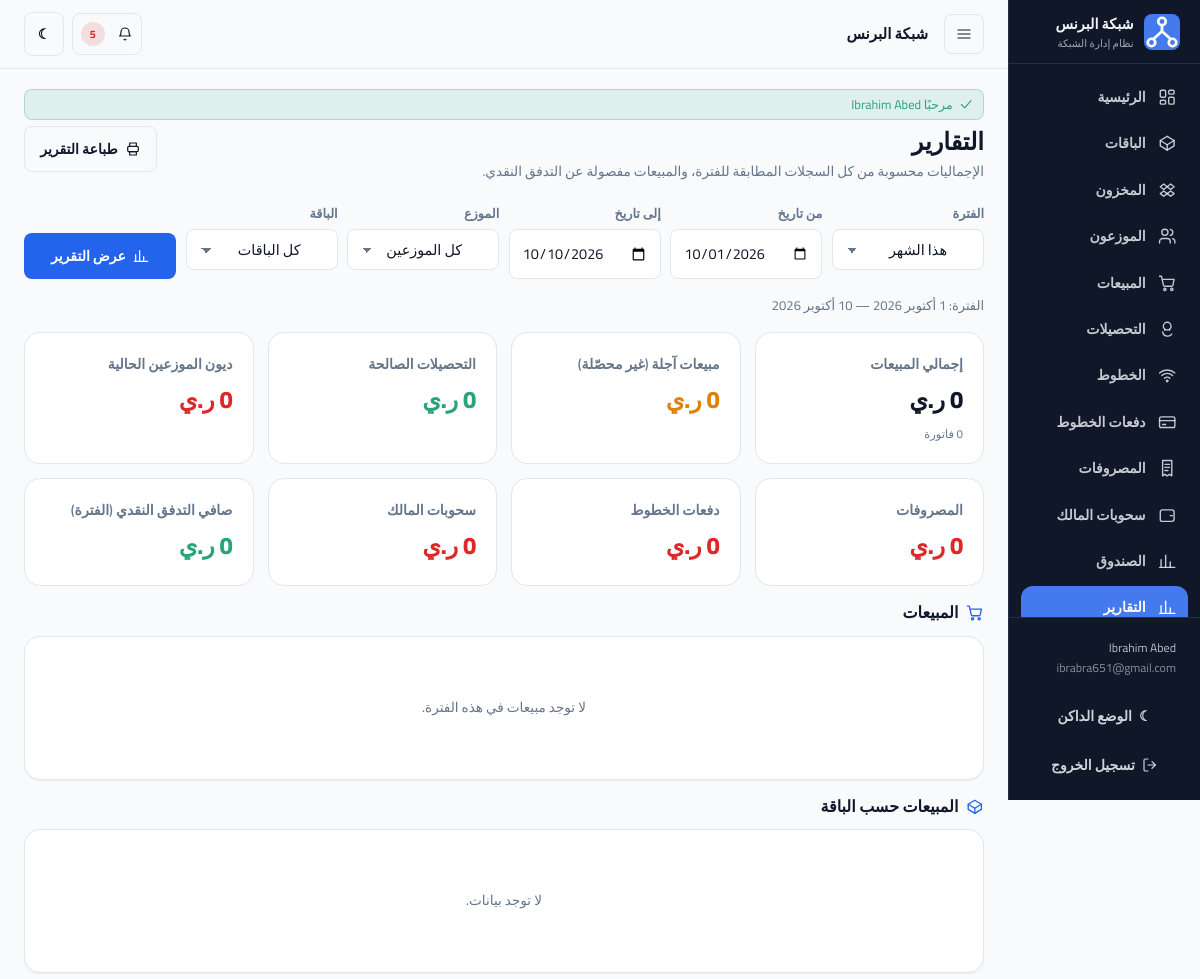
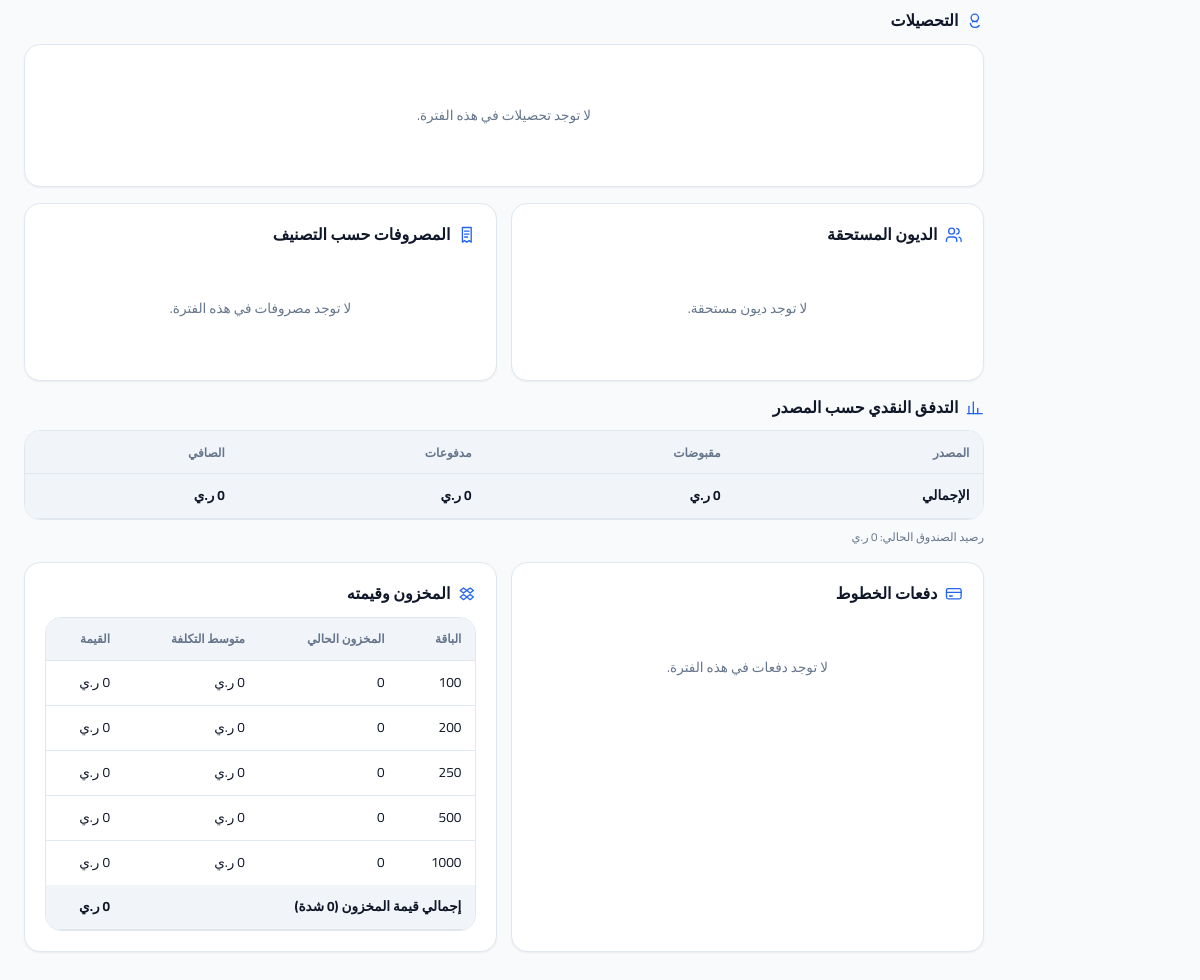
The app's page /reports (signed in) with its own data (2 pictures, top to bottom).
### tables this page shows
CREATE TABLE `settings` (
  `id` int unsigned NOT NULL AUTO_INCREMENT,
  `network_name` varchar(150) NOT NULL DEFAULT 'شبكة البرنس',
  `currency` varchar(10) NOT NULL DEFAULT 'YER',
  `currency_symbol` varchar(10) NOT NULL DEFAULT 'ر.ي',
  `admin_email` varchar(190) DEFAULT NULL,
  `opening_balance` decimal(14,2) NOT NULL DEFAULT '0.00',
  `low_stock_threshold` int unsigned NOT NULL DEFAULT '10',
  `updated_at` datetime NOT NULL,
  PRIMARY KEY (`id`)
);

CREATE TABLE `users` (
  `id` int unsigned NOT NULL AUTO_INCREMENT,
  `name` varchar(120) NOT NULL,
  `email` varchar(190) NOT NULL,
  `username` varchar(60) DEFAULT NULL,
  `password_hash` varchar(255) NOT NULL,
  `role` enum('admin','user') NOT NULL DEFAULT 'admin',
  `status` enum('active','disabled') NOT NULL DEFAULT 'active',
  `last_login_at` datetime DEFAULT NULL,
  `created_at` datetime NOT NULL,
  `updated_at` datetime NOT NULL,
  PRIMARY KEY (`id`),
  UNIQUE KEY `uq_users_email` (`email`),
  UNIQUE KEY `uq_users_username` (`username`)
);

CREATE TABLE `packages` (
  `id` int unsigned NOT NULL AUTO_INCREMENT,
  `name` varchar(120) NOT NULL,
  `price` decimal(14,2) NOT NULL DEFAULT '0.00',
  `data_mb` int unsigned NOT NULL DEFAULT '0',
  `hours` int unsigned NOT NULL DEFAULT '0',
  `color` varchar(20) NOT NULL DEFAULT '#2563eb',
  `status` enum('active','inactive') NOT NULL DEFAULT 'active',
  `description` varchar(255) DEFAULT NULL,
  `created_at` datetime NOT NULL,
  `updated_at` datetime NOT NULL,
  PRIMARY KEY (`id`),
  UNIQUE KEY `uq_packages_name` (`name`),
  KEY `idx_packages_status` (`status`)
);

### app/Views/reports/index.php (the view, shortened to what the rows shown need)
<?php
$periods = [
    'today' => 'اليوم',
    'week' => 'آخر 7 أيام',
    'month' => 'هذا الشهر',
    'year' => 'هذه السنة',
    'custom' => 'فترة مخصصة',
];
$sales = $report['sales'];
$cash = $report['cash'];
?>
<div class="page-header">
    <div>
        <h1>التقارير</h1>
        <p>الإجماليات محسوبة من كل السجلات المطابقة للفترة، والمبيعات مفصولة عن التدفق النقدي.</p>
    </div>
    <button type="button" class="btn btn--outline no-print" data-print><?= icon('printer') ?> طباعة التقرير</button>
</div>
<form method="get" action="<?= e(url('/reports')) ?>" class="filters no-print">
    <div class="field">
        <label for="r-period">الفترة</label>
        <select class="select" id="r-period" name="period">
            <?php foreach ($periods as $key => $label): ?>
                <option value="<?= e($key) ?>" <?= $period === $key ? 'selected' : '' ?>><?= e($label) ?></option>
            <?php endforeach; ?>
        </select>
    </div>
    <div class="field">
        <label for="r-from">من تاريخ</label>
        <input class="input" id="r-from" name="from" type="date" value="<?= e($filters['from']) ?>">
    </div>
    <div class="field">
        <label for="r-to">إلى تاريخ</label>
        <input class="input" id="r-to" name="to" type="date" value="<?= e($filters['to']) ?>">
    </div>
    <div class="field">
        <label for="r-dist">الموزع</label>
        <select class="select" id="r-dist" name="distributor_id">
            <option value="">كل الموزعين</option>
        </select>
    </div>
    <div class="field">
        <label for="r-package">الباقة</label>
        <select class="select" id="r-package" name="package_id">
            <option value="">كل الباقات</option>
        </select>
    </div>
    <div class="field self-end">
        <button type="submit" class="btn btn--primary"><?= icon('chart') ?> عرض التقرير</button>
    </div>
</form>
<p class="text-sm text-muted mb-4">
    الفترة: <?= $filters['from'] !== '' ? e(fdate($filters['from'])) : 'من البداية' ?>
    — <?= $filters['to'] !== '' ? e(fdate($filters['to'])) : 'حتى اليوم' ?>
</p>
<div class="grid grid--stats mb-4">
    <div class="stat">
        <span class="stat__title">إجمالي المبيعات</span>
        <span class="stat__value"><?= e(money($sales['totals']['total'])) ?></span>
        <span class="text-xs text-muted"><?= e((string) $sales['totals']['invoices']) ?> فاتورة</span>
    </div>
    <div class="stat">
        <span class="stat__title">مبيعات آجلة (غير محصّلة)</span>
        <span class="stat__value text-warning"><?= e(money($sales['totals']['credit'])) ?></span>
    </div>
    <div class="stat">
        <span class="stat__title">التحصيلات الصالحة</span>
        <span class="stat__value text-success"><?= e(money($report['collections']['total'])) ?></span>
    </div>
    <div class="stat">
        <span class="stat__title">ديون الموزعين الحالية</span>
        <span class="stat__value text-danger"><?= e(money($report['debts']['total'])) ?></span>
    </div>
    <div class="stat">
        <span class="stat__title">المصروفات</span>
        <span class="stat__value text-danger"><?= e(money($report['expenses']['total'])) ?></span>
    </div>
    <div class="stat">
        <span class="stat__title">دفعات الخطوط</span>
        <span class="stat__value text-danger"><?= e(money($report['linePayments']['total'])) ?></span>
    </div>
    <div class="stat">
        <span class="stat__title">سحوبات المالك</span>
        <span class="stat__value text-danger"><?= e(money($report['withdrawals']['total'])) ?></span>
    </div>
    <div class="stat">
        <span class="stat__title">صافي التدفق النقدي (الفترة)</span>
        <span class="stat__value <?= $cash['net'] >= 0 ? 'text-success' : 'text-danger' ?>"><?= e(money($cash['net'])) ?></span>
    </div>
</div>
<section class="mb-4">
    <h3 class="section-title"><?= icon('cart') ?> المبيعات</h3>
    <?php if ($sales['rows'] === []): ?>
        <div class="card card--pad"><div class="empty-state"><p>لا توجد مبيعات في هذه الفترة.</p></div></div>
    <?php endif; ?>
</section>
<section class="mb-4">
    <h3 class="section-title"><?= icon('package') ?> المبيعات حسب الباقة</h3>
    <?php if ($report['salesByPackage'] === []): ?>
        <div class="card card--pad"><div class="empty-state"><p>لا توجد بيانات.</p></div></div>
    <?php endif; ?>
</section>
<section class="mb-4">
    <h3 class="section-title"><?= icon('coins') ?> التحصيلات</h3>
    <?php if ($report['collections']['rows'] === []): ?>
        <div class="card card--pad"><div class="empty-state"><p>لا توجد تحصيلات في هذه الفترة.</p></div></div>
    <?php endif; ?>
</section>
<div class="grid grid--two mb-4">
    <section class="card card--pad">
        <h3 class="section-title"><?= icon('users') ?> الديون المستحقة</h3>
        <?php if ($report['debts']['rows'] === []): ?>
            <div class="empty-state"><p>لا توجد ديون مستحقة.</p></div>
        <?php endif; ?>
    </section>
    <section class="card card--pad">
        <h3 class="section-title"><?= icon('receipt') ?> المصروفات حسب التصنيف</h3>
        <?php if ($report['expenses']['byCategory'] === []): ?>
            <div class="empty-state"><p>لا توجد مصروفات في هذه الفترة.</p></div>
        <?php endif; ?>
    </section>
</div>
<section class="mb-4">
    <h3 class="section-title"><?= icon('chart') ?> التدفق النقدي حسب المصدر</h3>
    <div class="table-wrap">
        <table class="table">
            <thead><tr><th>المصدر</th><th>مقبوضات</th><th>مدفوعات</th><th>الصافي</th></tr></thead>
            <tfoot>
                <tr>
                    <td>الإجمالي</td>
                    <td><?= e(money($cash['in'])) ?></td>
                    <td><?= e(money($cash['out'])) ?></td>
                    <td><?= e(money($cash['net'])) ?></td>
                </tr>
            </tfoot>
        </table>
    </div>
    <p class="hint mt-2">رصيد الصندوق الحالي: <?= e(money($cash['balance'])) ?></p>
</section>
<div class="grid grid--two">
    <section class="card card--pad">
        <h3 class="section-title"><?= icon('credit-card') ?> دفعات الخطوط</h3>
        <?php if ($report['linePayments']['rows'] === []): ?>
            <div class="empty-state"><p>لا توجد دفعات في هذه الفترة.</p></div>
        <?php endif; ?>
    </section>
    <section class="card card--pad">
        <h3 class="section-title"><?= icon('boxes') ?> المخزون وقيمته</h3>
        <div class="table-wrap">
            <table class="table">
                <thead><tr><th>الباقة</th><th>المخزون الحالي</th><th>متوسط التكلفة</th><th>القيمة</th></tr></thead>
                <tbody>
                    <?php foreach ($report['inventory']['rows'] as $row): ?>
                        <tr>
                            <td><?= e($row['name']) ?></td>
                            <td><?= e((string) $row['current']) ?></td>
                            <td><?= e(money($row['average_cost'])) ?></td>
                            <td><?= e(money($row['value'])) ?></td>
                        </tr>
                    <?php endforeach; ?>
                </tbody>
                <tfoot>
                    <tr>
                        <td colspan="3">إجمالي قيمة المخزون (<?= e((string) $report['inventory']['total_units']) ?> شدة)</td>
                        <td><?= e(money($report['inventory']['total_value'])) ?></td>
                    </tr>
                </tfoot>
            </table>
        </div>
    </section>
</div>

### app/Services/Core/Router.php (shortened to what the rows shown need)
<?php
final class Router
{
    private array $routes = [];
    private function add(string $method, string $pattern, array $handler, array $middleware): void
    {
        $this->routes[] = [
            'method' => $method,
            'pattern' => $pattern,
            'regex' => $this->toRegex($pattern),
            'handler' => $handler,
            'middleware' => $middleware,
        ];
    }
    private function toRegex(string $pattern): string
    {
        $escaped = preg_replace('#\{([a-zA-Z_][a-zA-Z0-9_]*)\}#', '(?P<$1>[^/]+)', $pattern);
        return '#^' . $escaped . '$#';
    }
    public function dispatch(string $method, string $uri): void
    {
        $path = parse_url($uri, PHP_URL_PATH) ?: '/';
        $path = rawurldecode($path);
        $path = '/' . trim($path, '/');
        foreach ($this->routes as $route) {
            if (!preg_match($route['regex'], $path, $matches)) {
                continue;
            }
            $params = [];
            $this->run($route['handler'], $route['middleware'], $params);
            return;
        }
    }
    private function run(array $handler, array $middleware, array $params): void
    {
        foreach ($middleware as $name) {
            if ($name === 'auth') {
                Auth::requireLogin();
            }
        }
        [$class, $action] = $handler;
        $controller = new $class();
        $controller->{$action}($params);
    }
}

### app/Views/partials/sidebar.php (shortened to what the rows shown need)
<?php
$nav = [
    ['/', 'الرئيسية', 'dashboard'],
    ['/packages', 'الباقات', 'package'],
    ['/inventory', 'المخزون', 'boxes'],
    ['/distributors', 'الموزعون', 'users'],
    ['/sales', 'المبيعات', 'cart'],
    ['/collections', 'التحصيلات', 'coins'],
    ['/lines', 'الخطوط', 'wifi'],
    ['/line-payments', 'دفعات الخطوط', 'credit-card'],
    ['/expenses', 'المصروفات', 'receipt'],
    ['/owner-withdrawals', 'سحوبات المالك', 'wallet'],
    ['/cash', 'الصندوق', 'chart'],
    ['/reports', 'التقارير', 'chart'],
    ['/search', 'البحث', 'search'],
    ['/audit', 'سجل التدقيق', 'history'],
    ['/settings', 'الإعدادات', 'settings'],
    ['/backup', 'النسخ الاحتياطي', 'database'],
];
?>
<aside class="sidebar" data-sidebar>
    <div class="sidebar__brand">
        <div class="sidebar__logo"><?= icon('network') ?></div>
        <div>
            <div class="sidebar__title"><?= e($settings['network_name'] ?? 'شبكة البرنس') ?></div>
            <div class="sidebar__subtitle">نظام إدارة الشبكة</div>
        </div>
    </div>
    <nav class="sidebar__nav">
        <?php foreach ($nav as [$path, $label, $iconName]): ?>
            <a class="nav-item<?= is_active_path($path) ? ' is-active' : '' ?>" href="<?= e(url($path)) ?>">
                <?= icon($iconName) ?>
                <span><?= e($label) ?></span>
            </a>
        <?php endforeach; ?>
    </nav>
    <div class="sidebar__footer">
        <div class="sidebar__user">
            <?= e($currentUser['name'] ?? '') ?><br>
            <span class="opacity-70"><?= e($currentUser['email'] ?? '') ?></span>
        </div>
        <button type="button" class="btn btn--ghost btn--on-dark btn--block" data-theme-toggle>
            <span data-theme-icon>☾</span>
            <span data-theme-label>الوضع الداكن</span>
        </button>
        <form method="post" action="<?= e(url('/logout')) ?>">
            <button type="submit" class="btn btn--ghost btn--on-dark btn--block">
                <?= icon('logout') ?>
                <span>تسجيل الخروج</span>
            </button>
        </form>
    </div>
</aside>

### app/Views/partials/topbar.php (shortened to what the rows shown need)
<header class="topbar">
    <div class="topbar__start">
        <button type="button" class="btn btn--outline btn--icon menu-toggle" data-menu-toggle aria-label="القائمة">
            <?= icon('menu') ?>
        </button>
        <div class="brand-inline">
            <span><?= e($settings['network_name'] ?? 'شبكة البرنس') ?></span>
        </div>
    </div>
    <div class="topbar__end">
        <button type="button" class="btn btn--outline btn--icon" data-theme-toggle aria-label="تبديل المظهر">
            <span data-theme-icon>☾</span>
        </button>
    </div>
</header>

### records on screen
settings: network_name "شبكة البرنس"
users: name "Ibrahim Abed", email "ibrabra651@gmail.com"
packages: name "100", current "0", average_cost "0 ر.ي", value "0 ر.ي"
packages: name "200", current "0", average_cost "0 ر.ي", value "0 ر.ي"
packages: name "250", current "0", average_cost "0 ر.ي", value "0 ر.ي"
packages: name "500", current "0", average_cost "0 ر.ي", value "0 ر.ي"
packages: name "1000", current "0", average_cost "0 ر.ي", value "0 ر.ي"

### other values on screen
$label "الرئيسية"
$label "الباقات"
$label "المخزون"
$label "الموزعون"
$label "المبيعات"
$label "التحصيلات"
$label "الخطوط"
$label "دفعات الخطوط"
$label "المصروفات"
$label "سحوبات المالك"
$label "الصندوق"
$label "التقارير"
$count "5"
$flash['message'] "مرحبًا Ibrahim Abed"
money($sales['totals']['total']) "0 ر.ي"
